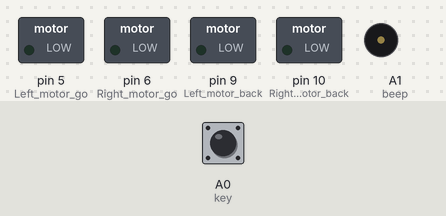
This sketch was run on a simulated Arduino Uno, built with avr-gcc and run on an emulated ATmega328P. On the bench: switched loads named in the sketch (green lamp = pin HIGH), buzzer (waves = sounding, pin HIGH). The inputs (shaded band) are chosen by the test bench; at power-on: A0 (key) LOW.

Above: at 1.2 s.
1.3 s: A0 (key) pulled HIGH for 0.15 s
At 2.2 s:
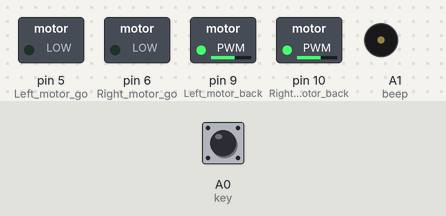
At 7.7 s:
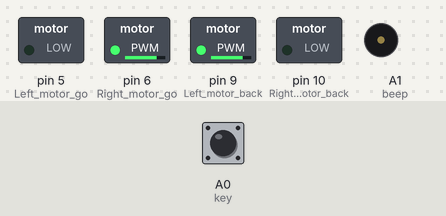
10.4 s: A0 (key) pulled HIGH for 1 s
At 19.8 s:
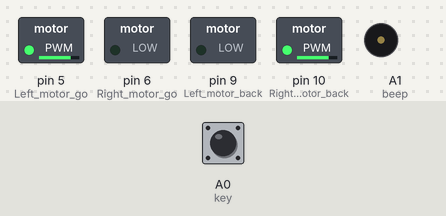
Timing chart, 0 to 21.9 s (numbered marks = the images above; inputs shaded):
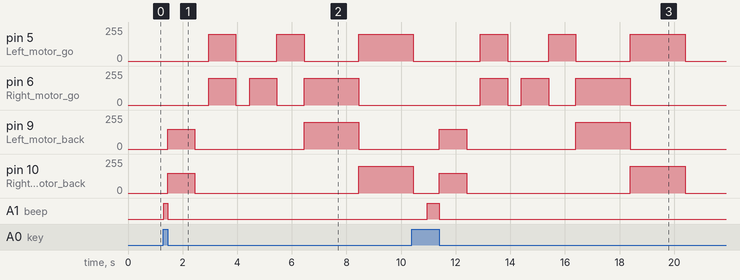

Measured:
- after the input at 1.3 s, pin 5 (Left_motor_go): goes 200/255 1.0 s, 0/255 1.5 s, 200/255 1.0 s, 0/255 2.0 s, then 200/255, starting after 1.7 s; pin 6 (Right_motor_go): goes 200/255 1.0 s, 0/255 0.50 s, 200/255 1.0 s, 0/255 1.0 s, 200/255 2.0 s, then 0/255, starting after 1.7 s
- after the input at 10.4 s, pin 6 (Right_motor_go): goes 200/255 1.0 s, 0/255 0.50 s, 200/255 1.0 s, 0/255 1.0 s, 200/255 2.0 s, then 0/255, starting after 2.5 s; pin 9 (Left_motor_back): 0/255 → 150/255 after 1.0 s, → 0/255 1.0 s later, → 200/255 4.0 s later, → 0/255 2.0 s later; A1 (beep): LOW → HIGH after 0.56 s, → LOW 0.44 s later

The sketch:

keysacnStartCar.ino
```cpp
//============================yahboom===========================
//  Intelligent car  key star and buzzer alarm experiment
//===============================================================

int Left_motor_back=9;       //(IN1)
int Left_motor_go=5;         //(IN2)

int Right_motor_go=6;        //(IN3)
int Right_motor_back=10;     //(IN4)

int key=A0;//Define the key A0 interface
int beep=A1;//Define the buzzer A1 interface

void setup()
{
  //Initialize the motor drive IO for output mode
  pinMode(Left_motor_go,OUTPUT); // PIN 5 (PWM)
  pinMode(Left_motor_back,OUTPUT); // PIN 9 (PWM)
  pinMode(Right_motor_go,OUTPUT);// PIN 6 (PWM)
  pinMode(Right_motor_back,OUTPUT);// PIN 10 (PWM)
  pinMode(key,INPUT);//Define the key interface for the input interface
  pinMode(beep,OUTPUT);
}
void run(int time)    //car run
{
  digitalWrite(Right_motor_go,HIGH);
  digitalWrite(Right_motor_back,LOW);
  analogWrite(Right_motor_go,200);//PWM ratio 0~255 speed control,
                                 //the difference of left and right wheel slightly increase or decrease
  analogWrite(Right_motor_back,0);
  digitalWrite(Left_motor_go,HIGH);
  digitalWrite(Left_motor_back,LOW);
  analogWrite(Left_motor_go,200);//PWM ratio 0~255 speed control,
                                 //the difference of left and right wheel slightly increase or decrease
  analogWrite(Left_motor_back,0);
  delay(time * 100);   //execution time, can be adjusted
}

void brake(int time)       //car stop
{
  digitalWrite(Right_motor_go,LOW);
  digitalWrite(Right_motor_back,LOW);
  digitalWrite(Left_motor_go,LOW);
  digitalWrite(Left_motor_back,LOW);
  delay(time * 100);//execution time, can be adjusted
}

void left(int time)         //turn left(left wheel stop，right wheel go)
{
  digitalWrite(Right_motor_go,HIGH);	// right motor go
  digitalWrite(Right_motor_back,LOW);
  analogWrite(Right_motor_go,200);
  analogWrite(Right_motor_back,0);     //PWM ratio 0~255 speed control
  digitalWrite(Left_motor_go,LOW);     //left wheel back
  digitalWrite(Left_motor_back,LOW);
  analogWrite(Left_motor_go,0);
  analogWrite(Left_motor_back,0);      //PWM ratio 0~255 speed control
  delay(time * 100);	//execution time, can be adjusted
}

void spin_left(int time)         //left rotation(left wheel back，right wheel go)
{
  digitalWrite(Right_motor_go,HIGH);	// right motor go
  digitalWrite(Right_motor_back,LOW);
  analogWrite(Right_motor_go,200);
  analogWrite(Right_motor_back,0);      //PWM ratio 0~255 speed control
  digitalWrite(Left_motor_go,LOW);      //left wheel back
  digitalWrite(Left_motor_back,HIGH);
  analogWrite(Left_motor_go,0);
  analogWrite(Left_motor_back,200);    //PWM ratio 0~255 speed control
  delay(time * 100);	        //execution time, can be adjusted
}

void right(int time)        //turn right(right wheel stop，left wheel go)
{
  digitalWrite(Right_motor_go,LOW);    //right motor back
  digitalWrite(Right_motor_back,LOW);
  analogWrite(Right_motor_go,0);
  analogWrite(Right_motor_back,0);     //PWM ratio 0~255 speed control
  digitalWrite(Left_motor_go,HIGH);    //left motor go
  digitalWrite(Left_motor_back,LOW);
  analogWrite(Left_motor_go,200);
  analogWrite(Left_motor_back,0);     //PWM ratio 0~255 speed control
  delay(time * 100);	    //execution time, can be adjusted
}

void spin_right(int time)        // right rotation(right wheel back，left wheel go)
{
  digitalWrite(Right_motor_go,LOW);   //right motor back
  digitalWrite(Right_motor_back,HIGH);
  analogWrite(Right_motor_go,0);
  analogWrite(Right_motor_back,200);  //PWM ratio 0~255 speed control
  digitalWrite(Left_motor_go,HIGH);   //left motor go
  digitalWrite(Left_motor_back,LOW);
  analogWrite(Left_motor_go,200);
  analogWrite(Left_motor_back,0);     //PWM ratio 0~255 speed control
  delay(time * 100);	        //execution time, can be adjusted
}

void back(int time)          //back
{
  digitalWrite(Right_motor_go,LOW);  //right wheel back
  digitalWrite(Right_motor_back,HIGH);
  analogWrite(Right_motor_go,0);
  analogWrite(Right_motor_back,150); //PWM ratio 0~255 speed control
  digitalWrite(Left_motor_go,LOW);   //left wheel back
  digitalWrite(Left_motor_back,HIGH);
  analogWrite(Left_motor_go,0);
  analogWrite(Left_motor_back,150);  //PWM ratio 0~255 speed control
  delay(time * 100);       //execution time, can be adjusted
}

void keysacn()
{
  int val;
  val=digitalRead(key);//Read the value of the port 7 level to the val
  while(!digitalRead(key))//When the key is not pressed, circulate all the time
  {
    val=digitalRead(key);//This sentence can be omitted and the circulate can run away.
  }
  while(digitalRead(key))//When the key is pressed
  {
    delay(10);
    val=digitalRead(key);//Read the value of the port 7 level to the val
    if(val==HIGH)  //Judge whether the key is pressed again
    {
      digitalWrite(beep,HIGH);		//buzzer sound
      while(!digitalRead(key))	        //Judge whether the key isreleased
        digitalWrite(beep,LOW);		//buzzer no sound
    }
    else
      digitalWrite(beep,LOW);           //buzzer no sound
  }
}

void loop()
{
  keysacn();	  //Call key scan function
  back(10);       //back 1s
  brake(5);       //stop 0.5s
  run(10);        //run 1s
  brake(5);       //stop 0.5s
  left(10);       //turn left 1s
  right(10);      //turn right 1s
  spin_left(20);  //left rotation 2s
  spin_right(20); //right rotation2s
  brake(5);	  //stop
}
```
